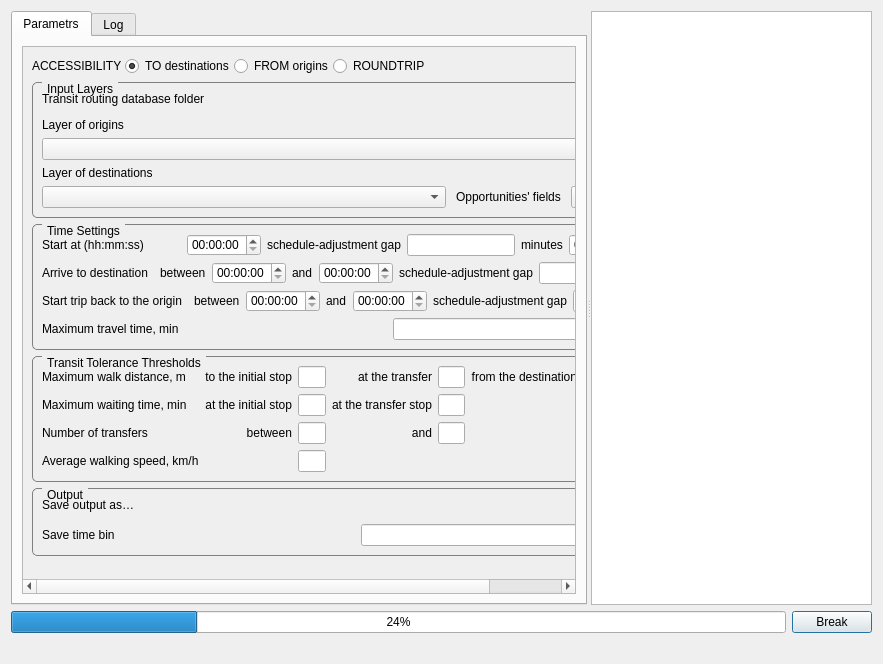
<?xml version="1.0" encoding="UTF-8"?>
<ui version="4.0">
 <class>Dialog</class>
 <widget class="QDialog" name="Dialog">
  <property name="windowModality">
   <enum>Qt::NonModal</enum>
  </property>
  <property name="geometry">
   <rect>
    <x>0</x>
    <y>0</y>
    <width>883</width>
    <height>664</height>
   </rect>
  </property>
  <property name="windowTitle">
   <string>Dialog</string>
  </property>
  <property name="modal">
   <bool>false</bool>
  </property>
  <layout class="QVBoxLayout" name="verticalLayout">
   <item>
    <widget class="QSplitter" name="splitter">
     <property name="orientation">
      <enum>Qt::Horizontal</enum>
     </property>
     <widget class="QTabWidget" name="tabWidget">
      <property name="currentIndex">
       <number>0</number>
      </property>
      <property name="usesScrollButtons">
       <bool>true</bool>
      </property>
      <property name="tabsClosable">
       <bool>false</bool>
      </property>
      <widget class="QWidget" name="tab">
       <attribute name="title">
        <string>Parametrs</string>
       </attribute>
       <layout class="QHBoxLayout" name="horizontalLayout">
        <item>
         <widget class="QScrollArea" name="scrollArea">
          <property name="layoutDirection">
           <enum>Qt::LeftToRight</enum>
          </property>
          <property name="widgetResizable">
           <bool>true</bool>
          </property>
          <widget class="QWidget" name="scrollAreaWidgetContents_2">
           <property name="geometry">
            <rect>
             <x>0</x>
             <y>-355</y>
             <width>818</width>
             <height>717</height>
            </rect>
           </property>
           <layout class="QVBoxLayout" name="verticalLayout_2">
            <item>
             <layout class="QFormLayout" name="formLayout">
              <item row="1" column="0" colspan="2">
               <layout class="QHBoxLayout" name="horizontalLayout_24">
                <item alignment="Qt::AlignLeft">
                 <widget class="QGroupBox" name="groupBox">
                  <property name="font">
                   <font>
                    <kerning>false</kerning>
                   </font>
                  </property>
                  <property name="contextMenuPolicy">
                   <enum>Qt::CustomContextMenu</enum>
                  </property>
                  <property name="toolTipDuration">
                   <number>-1</number>
                  </property>
                  <property name="styleSheet">
                   <string notr="true">QGroupBox { border: none; padding: 0px; margin: 0px; }</string>
                  </property>
                  <property name="title">
                   <string/>
                  </property>
                  <property name="flat">
                   <bool>false</bool>
                  </property>
                  <layout class="QHBoxLayout">
                   <property name="spacing">
                    <number>0</number>
                   </property>
                   <property name="leftMargin">
                    <number>0</number>
                   </property>
                   <property name="topMargin">
                    <number>0</number>
                   </property>
                   <property name="rightMargin">
                    <number>0</number>
                   </property>
                   <property name="bottomMargin">
                    <number>0</number>
                   </property>
                   <item>
                    <widget class="QLabel" name="label_8">
                     <property name="text">
                      <string>ACCESSIBILITY </string>
                     </property>
                    </widget>
                   </item>
                   <item>
                    <widget class="QRadioButton" name="rbTo">
                     <property name="text">
                      <string>TO destinations</string>
                     </property>
                     <property name="checked">
                      <bool>true</bool>
                     </property>
                    </widget>
                   </item>
                   <item>
                    <widget class="QRadioButton" name="rbFrom">
                     <property name="text">
                      <string>FROM origins</string>
                     </property>
                     <property name="checked">
                      <bool>false</bool>
                     </property>
                    </widget>
                   </item>
                   <item>
                    <widget class="QRadioButton" name="rbRound">
                     <property name="text">
                      <string>ROUNDTRIP</string>
                     </property>
                    </widget>
                   </item>
                  </layout>
                 </widget>
                </item>
               </layout>
              </item>
              <item row="2" column="0" colspan="2">
               <layout class="QHBoxLayout" name="horizontalLayout_25">
                <item>
                 <widget class="QGroupBox" name="gbInput">
                  <property name="styleSheet">
                   <string notr="true">
QGroupBox {
    border: 1px solid gray;
    border-radius: 5px;
    margin-top: 0.5em;
}
QGroupBox::title {
    subcontrol-origin: margin;
    subcontrol-position: top left;
    left: 10px;
    padding: 0 3px;
}
                    </string>
                  </property>
                  <property name="title">
                   <string>Input Layers</string>
                  </property>
                  <layout class="QVBoxLayout" name="verticalLayout_input">
                   <item>
                    <widget class="QLabel" name="label_19">
                     <property name="text">
                      <string>Transit routing database folder</string>
                     </property>
                    </widget>
                   </item>
                   <item>
                    <layout class="QHBoxLayout" name="horizontalLayout_17">
                     <item>
                      <widget class="QgsFileWidget" name="wgPathPKL">
                       <property name="storageMode">
                        <enum>QgsFileWidget::GetDirectory</enum>
                       </property>
                      </widget>
                     </item>
                    </layout>
                   </item>
                   <item>
                    <widget class="QLabel" name="lblLayer1">
                     <property name="text">
                      <string>Layer of origins</string>
                     </property>
                    </widget>
                   </item>
                   <item>
                    <layout class="QHBoxLayout" name="horizontalLayout_19">
                     <property name="spacing">
                      <number>10</number>
                     </property>
                     <property name="bottomMargin">
                      <number>0</number>
                     </property>
                     <item>
                      <widget class="QgsMapLayerComboBox" name="cmbLayers">
                       <property name="allowEmptyLayer">
                        <bool>true</bool>
                       </property>
                      </widget>
                     </item>
                    </layout>
                   </item>
                   <item>
                    <widget class="QLabel" name="lblLayer2">
                     <property name="text">
                      <string>Layer of destinations</string>
                     </property>
                    </widget>
                   </item>
                   <item>
                    <layout class="QHBoxLayout" name="horizontalLayout_18">
                     <property name="spacing">
                      <number>10</number>
                     </property>
                     <item>
                      <widget class="QgsMapLayerComboBox" name="cmbLayersDest">
                       <property name="sizePolicy">
                        <sizepolicy hsizetype="Expanding" vsizetype="Fixed">
                         <horstretch>0</horstretch>
                         <verstretch>0</verstretch>
                        </sizepolicy>
                       </property>
                       <property name="allowEmptyLayer">
                        <bool>true</bool>
                       </property>
                      </widget>
                     </item>
                     <item>
                      <widget class="QLabel" name="lblFields">
                       <property name="sizePolicy">
                        <sizepolicy hsizetype="Preferred" vsizetype="Preferred">
                         <horstretch>0</horstretch>
                         <verstretch>0</verstretch>
                        </sizepolicy>
                       </property>
                       <property name="layoutDirection">
                        <enum>Qt::LeftToRight</enum>
                       </property>
                       <property name="text">
                        <string>Opportunities' fields</string>
                       </property>
                       <property name="alignment">
                        <set>Qt::AlignLeading|Qt::AlignLeft|Qt::AlignVCenter</set>
                       </property>
                      </widget>
                     </item>
                     <item>
                      <widget class="QgsCheckableComboBox" name="cmbFields_ch">
                       <property name="sizePolicy">
                        <sizepolicy hsizetype="Fixed" vsizetype="Fixed">
                         <horstretch>0</horstretch>
                         <verstretch>0</verstretch>
                        </sizepolicy>
                       </property>
                      </widget>
                     </item>
                    </layout>
                   </item>
                  </layout>
                 </widget>
                </item>
               </layout>
              </item>
              <item row="5" column="0" colspan="2">
               <layout class="QHBoxLayout" name="horizontalLayout_21">
                <item>
                 <widget class="QGroupBox" name="gbParams">
                  <property name="styleSheet">
                   <string notr="true">
QGroupBox {
    border: 1px solid gray;
    border-radius: 5px;
    margin-top: 0.5em;
}
QGroupBox::title {
    subcontrol-origin: margin;
    subcontrol-position: top left;
    left: 10px;
    padding: 0 3px;
}
                    </string>
                  </property>
                  <property name="title">
                   <string>Transit Tolerance Thresholds</string>
                  </property>
                  <layout class="QVBoxLayout" name="verticalLayout_params">
                   <item>
                    <layout class="QGridLayout" name="gridLayout_2">
                     <item row="3" column="1">
                      <widget class="QLabel" name="lblMaxWaitInitial">
                       <property name="text">
                        <string>at the initial stop</string>
                       </property>
                       <property name="alignment">
                        <set>Qt::AlignRight|Qt::AlignTrailing|Qt::AlignVCenter</set>
                       </property>
                      </widget>
                     </item>
                     <item row="2" column="1">
                      <widget class="QLabel" name="lblMaxWalkDistanceInitial">
                       <property name="text">
                        <string>to the initial stop</string>
                       </property>
                       <property name="alignment">
                        <set>Qt::AlignRight|Qt::AlignTrailing|Qt::AlignVCenter</set>
                       </property>
                      </widget>
                     </item>
                     <item row="5" column="2">
                      <widget class="QLineEdit" name="txtSpeed">
                       <property name="alignment">
                        <set>Qt::AlignRight|Qt::AlignTrailing|Qt::AlignVCenter</set>
                       </property>
                      </widget>
                     </item>
                     <item row="3" column="0">
                      <widget class="QLabel" name="lblMaxWaitTime">
                       <property name="text">
                        <string>Maximum waiting time, min</string>
                       </property>
                      </widget>
                     </item>
                     <item row="4" column="0">
                      <widget class="QLabel" name="lblTransfers">
                       <property name="text">
                        <string>Number of transfers</string>
                       </property>
                      </widget>
                     </item>
                     <item row="4" column="2">
                      <widget class="QLineEdit" name="txtMinTransfers">
                       <property name="alignment">
                        <set>Qt::AlignRight|Qt::AlignTrailing|Qt::AlignVCenter</set>
                       </property>
                      </widget>
                     </item>
                     <item row="2" column="5">
                      <widget class="QLabel" name="lblMaxWalkDistanceLast">
                       <property name="text">
                        <string>from the destinations stop</string>
                       </property>
                       <property name="alignment">
                        <set>Qt::AlignRight|Qt::AlignTrailing|Qt::AlignVCenter</set>
                       </property>
                      </widget>
                     </item>
                     <item row="2" column="4">
                      <widget class="QLineEdit" name="txtMaxWalkDist2">
                       <property name="alignment">
                        <set>Qt::AlignRight|Qt::AlignTrailing|Qt::AlignVCenter</set>
                       </property>
                      </widget>
                     </item>
                     <item row="4" column="4">
                      <widget class="QLineEdit" name="txtMaxTransfers">
                       <property name="alignment">
                        <set>Qt::AlignRight|Qt::AlignTrailing|Qt::AlignVCenter</set>
                       </property>
                      </widget>
                     </item>
                     <item row="4" column="3">
                      <widget class="QLabel" name="lblTransfersAnd">
                       <property name="text">
                        <string>and</string>
                       </property>
                       <property name="alignment">
                        <set>Qt::AlignRight|Qt::AlignTrailing|Qt::AlignVCenter</set>
                       </property>
                      </widget>
                     </item>
                     <item row="3" column="4">
                      <widget class="QLineEdit" name="txtMaxWaitTimeTransfer">
                       <property name="alignment">
                        <set>Qt::AlignRight|Qt::AlignTrailing|Qt::AlignVCenter</set>
                       </property>
                      </widget>
                     </item>
                     <item row="2" column="6">
                      <widget class="QLineEdit" name="txtMaxWalkDist3">
                       <property name="alignment">
                        <set>Qt::AlignRight|Qt::AlignTrailing|Qt::AlignVCenter</set>
                       </property>
                      </widget>
                     </item>
                     <item row="3" column="3">
                      <widget class="QLabel" name="lblMaxWaitTransfer">
                       <property name="text">
                        <string>at the transfer stop</string>
                       </property>
                       <property name="alignment">
                        <set>Qt::AlignRight|Qt::AlignTrailing|Qt::AlignVCenter</set>
                       </property>
                      </widget>
                     </item>
                     <item row="3" column="2">
                      <widget class="QLineEdit" name="txtMaxWaitTime">
                       <property name="alignment">
                        <set>Qt::AlignRight|Qt::AlignTrailing|Qt::AlignVCenter</set>
                       </property>
                      </widget>
                     </item>
                     <item row="5" column="0">
                      <widget class="QLabel" name="lblWalkingSpeed">
                       <property name="text">
                        <string>Average walking speed, km/h</string>
                       </property>
                      </widget>
                     </item>
                     <item row="2" column="3">
                      <widget class="QLabel" name="lblMaxWalkDistanceTransfer">
                       <property name="text">
                        <string>at the transfer</string>
                       </property>
                       <property name="alignment">
                        <set>Qt::AlignRight|Qt::AlignTrailing|Qt::AlignVCenter</set>
                       </property>
                      </widget>
                     </item>
                     <item row="2" column="0">
                      <widget class="QLabel" name="lbMaxWalkDistanceInitial">
                       <property name="text">
                        <string>Maximum walk distance, m</string>
                       </property>
                      </widget>
                     </item>
                     <item row="4" column="1">
                      <widget class="QLabel" name="lblTransfersBetween">
                       <property name="text">
                        <string>between</string>
                       </property>
                       <property name="alignment">
                        <set>Qt::AlignRight|Qt::AlignTrailing|Qt::AlignVCenter</set>
                       </property>
                      </widget>
                     </item>
                     <item row="2" column="2">
                      <widget class="QLineEdit" name="txtMaxWalkDist1">
                       <property name="alignment">
                        <set>Qt::AlignRight|Qt::AlignTrailing|Qt::AlignVCenter</set>
                       </property>
                      </widget>
                     </item>
                    </layout>
                   </item>
                  </layout>
                 </widget>
                </item>
               </layout>
              </item>
              <item row="6" column="0" colspan="2">
               <layout class="QHBoxLayout" name="horizontalLayout_26">
                <item>
                 <widget class="QGroupBox" name="gbOutput">
                  <property name="styleSheet">
                   <string notr="true">
QGroupBox {
    border: 1px solid gray;
    border-radius: 5px;
    margin-top: 0.5em;
}
QGroupBox::title {
    subcontrol-origin: margin;
    subcontrol-position: top left;
    left: 10px;
    padding: 0 3px;
}
                    </string>
                  </property>
                  <property name="title">
                   <string>Output</string>
                  </property>
                  <layout class="QVBoxLayout" name="verticalLayout_output">
                   <item>
                    <widget class="QLabel" name="label_13">
                     <property name="text">
                      <string>Save output as…</string>
                     </property>
                    </widget>
                   </item>
                   <item>
                    <layout class="QHBoxLayout" name="horizontalLayout_output">
                     <item>
                      <widget class="QgsFileWidget" name="wgFileSave">
                       <property name="storageMode">
                        <enum>QgsFileWidget::SaveFile</enum>
                       </property>
                      </widget>
                     </item>
                    </layout>
                   </item>
                   <item>
                    <layout class="QHBoxLayout" name="horizontalLayout_5">
                     <item>
                      <widget class="QLabel" name="lblTimeInterval">
                       <property name="text">
                        <string>Save time bin</string>
                       </property>
                      </widget>
                     </item>
                     <item>
                      <widget class="QWidget" name="widget_spacer4" native="true">
                       <property name="sizePolicy">
                        <sizepolicy hsizetype="Expanding" vsizetype="Fixed">
                         <horstretch>0</horstretch>
                         <verstretch>0</verstretch>
                        </sizepolicy>
                       </property>
                      </widget>
                     </item>
                     <item>
                      <widget class="QLineEdit" name="txtTimeInterval">
                       <property name="alignment">
                        <set>Qt::AlignRight|Qt::AlignTrailing|Qt::AlignVCenter</set>
                       </property>
                      </widget>
                     </item>
                     <item>
                      <widget class="QLabel" name="lblMinutes">
                       <property name="text">
                        <string>minutes</string>
                       </property>
                      </widget>
                     </item>
                    </layout>
                   </item>
                  </layout>
                 </widget>
                </item>
               </layout>
              </item>
              <item row="3" column="0" colspan="2">
               <layout class="QHBoxLayout" name="horizontalLayout_6">
                <item>
                 <widget class="QGroupBox" name="gbTimeSettings">
                  <property name="styleSheet">
                   <string notr="true">
QGroupBox {
    border: 1px solid gray;
    border-radius: 5px;
    margin-top: 0.5em;
}
QGroupBox::title {
    subcontrol-origin: margin;
    subcontrol-position: top left;
    left: 10px;
    padding: 0 3px;
}
                    </string>
                  </property>
                  <property name="title">
                   <string>Time Settings</string>
                  </property>
                  <layout class="QVBoxLayout" name="verticalLayout_time">
                   <item>
                    <layout class="QHBoxLayout" name="horizontalLayout_9">
                     <item>
                      <layout class="QHBoxLayout" name="leftLayout_start">
                       <item>
                        <widget class="QLabel" name="lblStartTime1">
                         <property name="text">
                          <string>Start at (hh:mm:ss)</string>
                         </property>
                        </widget>
                       </item>
                      </layout>
                     </item>
                     <item>
                      <widget class="QWidget" name="widget_spacer3" native="true">
                       <property name="sizePolicy">
                        <sizepolicy hsizetype="Expanding" vsizetype="Fixed">
                         <horstretch>0</horstretch>
                         <verstretch>0</verstretch>
                        </sizepolicy>
                       </property>
                      </widget>
                     </item>
                     <item>
                      <layout class="QHBoxLayout" name="rightLayout_start">
                       <item>
                        <widget class="QTimeEdit" name="dtStartTime">
                         <property name="displayFormat">
                          <string>hh:mm:ss</string>
                         </property>
                        </widget>
                       </item>
                       <item>
                        <widget class="QLabel" name="lblStartTime3">
                         <property name="text">
                          <string>schedule-adjustment gap</string>
                         </property>
                        </widget>
                       </item>
                       <item>
                        <widget class="QLineEdit" name="txtMaxExtraTime">
                         <property name="alignment">
                          <set>Qt::AlignRight|Qt::AlignTrailing|Qt::AlignVCenter</set>
                         </property>
                        </widget>
                       </item>
                       <item>
                        <widget class="QLabel" name="lblStartTime4">
                         <property name="text">
                          <string>minutes</string>
                         </property>
                        </widget>
                       </item>
                       <item>
                        <widget class="QTimeEdit" name="dtEndTime">
                         <property name="displayFormat">
                          <string>hh:mm:ss</string>
                         </property>
                        </widget>
                       </item>
                      </layout>
                     </item>
                    </layout>
                   </item>
                   <item>
                    <layout class="QHBoxLayout" name="horizontalLayout_10">
                     <item>
                      <layout class="QHBoxLayout" name="leftLayout">
                       <item>
                        <widget class="QLabel" name="lblRoundtripName1">
                         <property name="text">
                          <string>Arrive to destination</string>
                         </property>
                        </widget>
                       </item>
                       <item>
                        <widget class="QWidget" name="widget_spacer1" native="true">
                         <property name="sizePolicy">
                          <sizepolicy hsizetype="Expanding" vsizetype="Fixed">
                           <horstretch>0</horstretch>
                           <verstretch>0</verstretch>
                          </sizepolicy>
                         </property>
                        </widget>
                       </item>
                      </layout>
                     </item>
                     <item>
                      <layout class="QHBoxLayout" name="rightLayout">
                       <item>
                        <widget class="QLabel" name="lblRoundtrip2">
                         <property name="text">
                          <string>between</string>
                         </property>
                        </widget>
                       </item>
                       <item>
                        <widget class="QTimeEdit" name="dtRoundtripStartTime1">
                         <property name="displayFormat">
                          <string>hh:mm:ss</string>
                         </property>
                        </widget>
                       </item>
                       <item>
                        <widget class="QLabel" name="lblRoundtrip3">
                         <property name="text">
                          <string>and</string>
                         </property>
                        </widget>
                       </item>
                       <item>
                        <widget class="QTimeEdit" name="dtRoundtripStartTime2">
                         <property name="displayFormat">
                          <string>hh:mm:ss</string>
                         </property>
                        </widget>
                       </item>
                       <item>
                        <widget class="QLabel" name="lblRoundtrip_TestEvery1">
                         <property name="text">
                          <string>schedule-adjustment gap</string>
                         </property>
                        </widget>
                       </item>
                       <item>
                        <widget class="QLineEdit" name="txtRountrip_timedelta1">
                         <property name="alignment">
                          <set>Qt::AlignRight|Qt::AlignTrailing|Qt::AlignVCenter</set>
                         </property>
                        </widget>
                       </item>
                       <item>
                        <widget class="QLabel" name="lblRoundtrip5">
                         <property name="text">
                          <string>minutes</string>
                         </property>
                        </widget>
                       </item>
                      </layout>
                     </item>
                    </layout>
                   </item>
                   <item>
                    <layout class="QHBoxLayout" name="horizontalLayout_23">
                     <item>
                      <layout class="QHBoxLayout" name="leftLayout2">
                       <item>
                        <widget class="QLabel" name="lblRoundtripName2">
                         <property name="text">
                          <string>Start trip back to the origin</string>
                         </property>
                        </widget>
                       </item>
                      </layout>
                     </item>
                     <item>
                      <widget class="QWidget" name="widget_spacer2" native="true">
                       <property name="sizePolicy">
                        <sizepolicy hsizetype="Expanding" vsizetype="Fixed">
                         <horstretch>0</horstretch>
                         <verstretch>0</verstretch>
                        </sizepolicy>
                       </property>
                      </widget>
                     </item>
                     <item>
                      <layout class="QHBoxLayout" name="rightLayout2">
                       <item>
                        <widget class="QLabel" name="lblRoundtrip7">
                         <property name="text">
                          <string>between</string>
                         </property>
                        </widget>
                       </item>
                       <item>
                        <widget class="QTimeEdit" name="dtRoundtripStartTime3">
                         <property name="displayFormat">
                          <string>hh:mm:ss</string>
                         </property>
                        </widget>
                       </item>
                       <item>
                        <widget class="QLabel" name="lblRoundtrip8">
                         <property name="text">
                          <string>and</string>
                         </property>
                        </widget>
                       </item>
                       <item>
                        <widget class="QTimeEdit" name="dtRoundtripStartTime4">
                         <property name="displayFormat">
                          <string>hh:mm:ss</string>
                         </property>
                        </widget>
                       </item>
                       <item>
                        <widget class="QLabel" name="lblRoundtrip_TestEvery2">
                         <property name="text">
                          <string>schedule-adjustment gap</string>
                         </property>
                        </widget>
                       </item>
                       <item>
                        <widget class="QLineEdit" name="txtRountrip_timedelta2">
                         <property name="alignment">
                          <set>Qt::AlignRight|Qt::AlignTrailing|Qt::AlignVCenter</set>
                         </property>
                        </widget>
                       </item>
                       <item>
                        <widget class="QLabel" name="lblRoundtrip10">
                         <property name="text">
                          <string>minutes</string>
                         </property>
                        </widget>
                       </item>
                      </layout>
                     </item>
                    </layout>
                   </item>
                   <item>
                    <layout class="QHBoxLayout" name="horizontalLayout_3">
                     <item>
                      <widget class="QLabel" name="lblMaximumTravelTime">
                       <property name="text">
                        <string>Maximum travel time, min</string>
                       </property>
                      </widget>
                     </item>
                     <item>
                      <widget class="QWidget" name="widget" native="true">
                       <property name="sizePolicy">
                        <sizepolicy hsizetype="Expanding" vsizetype="Fixed">
                         <horstretch>0</horstretch>
                         <verstretch>0</verstretch>
                        </sizepolicy>
                       </property>
                      </widget>
                     </item>
                     <item>
                      <widget class="QLineEdit" name="txtMaxTimeTravel">
                       <property name="alignment">
                        <set>Qt::AlignRight|Qt::AlignTrailing|Qt::AlignVCenter</set>
                       </property>
                      </widget>
                     </item>
                     <item>
                      <widget class="QLabel" name="lblMaximumTravelTime_minutes">
                       <property name="text">
                        <string>minutes</string>
                       </property>
                       <property name="alignment">
                        <set>Qt::AlignRight|Qt::AlignTrailing|Qt::AlignVCenter</set>
                       </property>
                      </widget>
                     </item>
                    </layout>
                   </item>
                  </layout>
                 </widget>
                </item>
               </layout>
              </item>
             </layout>
            </item>
           </layout>
          </widget>
         </widget>
        </item>
       </layout>
      </widget>
      <widget class="QWidget" name="tab_2">
       <attribute name="title">
        <string>Log</string>
       </attribute>
       <layout class="QVBoxLayout" name="verticalLayout_3">
        <item>
         <widget class="QTextBrowser" name="textLog"/>
        </item>
       </layout>
      </widget>
     </widget>
     <widget class="QTextBrowser" name="textInfo"/>
    </widget>
   </item>
   <item>
    <layout class="QHBoxLayout" name="horizontalLayout_2">
     <item>
      <widget class="QProgressBar" name="progressBar">
       <property name="value">
        <number>24</number>
       </property>
      </widget>
     </item>
     <item>
      <widget class="QPushButton" name="btnBreakOn">
       <property name="text">
        <string>Break</string>
       </property>
      </widget>
     </item>
    </layout>
   </item>
   <item>
    <layout class="QHBoxLayout" name="horizontalLayout_4">
     <item>
      <widget class="QLabel" name="lblMessages">
       <property name="sizePolicy">
        <sizepolicy hsizetype="Minimum" vsizetype="Minimum">
         <horstretch>0</horstretch>
         <verstretch>0</verstretch>
        </sizepolicy>
       </property>
       <property name="lineWidth">
        <number>0</number>
       </property>
       <property name="text">
        <string/>
       </property>
      </widget>
     </item>
     <item alignment="Qt::AlignRight">
      <widget class="QDialogButtonBox" name="buttonBox">
       <property name="standardButtons">
        <set>QDialogButtonBox::NoButton</set>
       </property>
       <property name="centerButtons">
        <bool>true</bool>
       </property>
      </widget>
     </item>
    </layout>
   </item>
  </layout>
 </widget>
 <customwidgets>
  <customwidget>
   <class>QgsCheckableComboBox</class>
   <extends>QComboBox</extends>
   <header>qgscheckablecombobox.h</header>
  </customwidget>
  <customwidget>
   <class>QgsFileWidget</class>
   <extends>QWidget</extends>
   <header>qgsfilewidget.h</header>
  </customwidget>
  <customwidget>
   <class>QgsMapLayerComboBox</class>
   <extends>QComboBox</extends>
   <header>qgsmaplayercombobox.h</header>
  </customwidget>
 </customwidgets>
 <tabstops>
  <tabstop>textInfo</tabstop>
  <tabstop>tabWidget</tabstop>
  <tabstop>btnBreakOn</tabstop>
  <tabstop>textLog</tabstop>
 </tabstops>
 <resources/>
 <connections/>
</ui>
